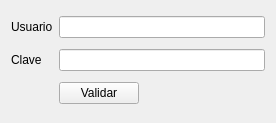
<?xml version="1.0" encoding="UTF-8"?>
<ui version="4.0">
 <class>Login</class>
 <widget class="QWidget" name="Login">
  <property name="geometry">
   <rect>
    <x>0</x>
    <y>0</y>
    <width>276</width>
    <height>123</height>
   </rect>
  </property>
  <property name="windowTitle">
   <string>Login</string>
  </property>
  <layout class="QGridLayout" name="gridLayout">
   <item row="2" column="1">
    <widget class="QPushButton" name="pbValidar">
     <property name="focusPolicy">
      <enum>Qt::NoFocus</enum>
     </property>
     <property name="text">
      <string>Validar</string>
     </property>
    </widget>
   </item>
   <item row="0" column="0">
    <widget class="QLabel" name="lUsuario">
     <property name="text">
      <string>Usuario</string>
     </property>
    </widget>
   </item>
   <item row="1" column="0">
    <widget class="QLabel" name="lClave">
     <property name="text">
      <string>Clave</string>
     </property>
    </widget>
   </item>
   <item row="2" column="2">
    <spacer name="horizontalSpacer">
     <property name="orientation">
      <enum>Qt::Horizontal</enum>
     </property>
     <property name="sizeHint" stdset="0">
      <size>
       <width>40</width>
       <height>20</height>
      </size>
     </property>
    </spacer>
   </item>
   <item row="1" column="1" colspan="2">
    <widget class="QLineEdit" name="leClave">
     <property name="echoMode">
      <enum>QLineEdit::Password</enum>
     </property>
    </widget>
   </item>
   <item row="0" column="1" colspan="2">
    <widget class="QLineEdit" name="leUsuario"/>
   </item>
  </layout>
 </widget>
 <tabstops>
  <tabstop>leUsuario</tabstop>
  <tabstop>leClave</tabstop>
  <tabstop>pbValidar</tabstop>
 </tabstops>
 <resources/>
 <connections/>
</ui>
